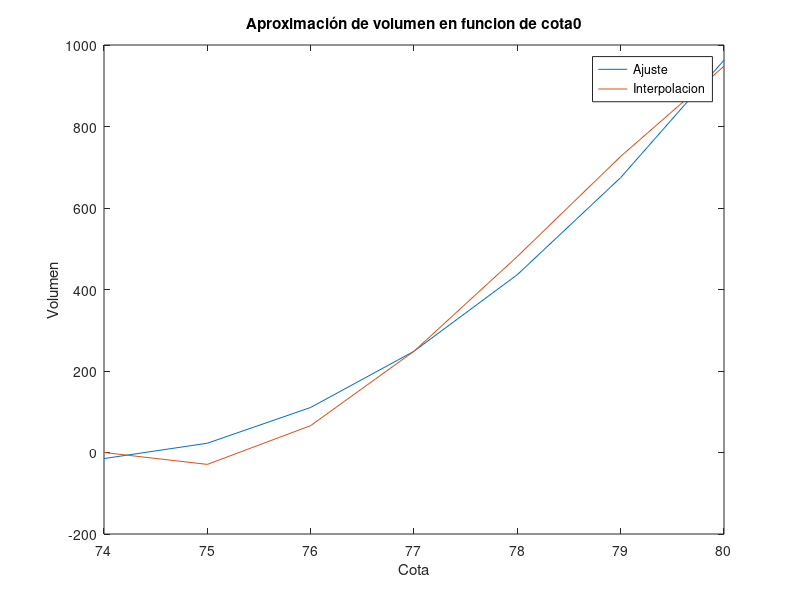

MATLAB code for this plot:
clear all;

volumen_cota = load("volumen_y_cota.dat");

# (f_0, f_0) (f_0, f_1) (f_0, f_2) | (f_0, Y)
# (f_1, f_0) (f_1, f_1) (f_1, f_2) | (f_1, Y)
# (f_2, f_0) (f_2, f_1) (f_2, f_2) | (f_2, Y)
# f = a*x^2 + b*x + 1*c

f_2 = [1; 1; 1; 1];

f_1 = zeros(4, 1);
for i = 1:4
  f_1(i, 1) = volumen_cota(i, 2);
endfor

f_0 = zeros(4, 1);
for i = 1:4
  f_0(i, 1) = (volumen_cota(i, 2))^2;
endfor

function resultado = producto_interno(vect1, vect2)
  resultado = transpose(vect2) * vect1;
endfunction

aux = [f_0, f_1, f_2];

ec_normales = zeros(3, 4);

b = [
producto_interno(f_0, volumen_cota(:, 1));
producto_interno(f_1, volumen_cota(:, 1));
producto_interno(f_2, volumen_cota(:, 1));
];

for i = 1:3
  f_actual = aux(:, i);

  for j = 1:3
    ec_normales(i, j) = producto_interno(f_actual, aux(:, j));
  endfor
endfor

ec_normales(:, 4) = b;

A = ec_normales(:, 1:3);

solucion = linsolve(A, b);

cota0 = 77 + 1/10;

## Funcion de ajuste y valores de x para el ajuste
x = 74:1:80;
a = solucion(1, 1);
b = solucion(2, 1);
c = solucion(3, 1);

# Funcion de ajuste
y = a*(x.^2) + b*x + c;
v0 = a * ((cota0).^2) + b * cota0 + c;

## Interpolacion
x0 = 74;
x1 = 76;
x2 = 78;

a0 = 0;
a1 = 33;
a2 = 349/8;
a3 = -99/16;

# funcion interpolante
v0_i = a0 + a1 .* (cota0 - x0) + a2 .* (cota0 - x0) .* (cota0 - x1) + a3 .* (cota0 - x0) .* (cota0 - x1) .* (cota0 - x2);
y2 = a0 + a1 .* (x - x0) + a2 .* (x - x0) .* (x - x1) + a3 .* (x - x0) .* (x - x1) .* (x - x2);

# graficos
plot(x, y);
hold on;
plot(x, y2);
legend("Ajuste", "Interpolacion");
title("Aproximación de volumen en funcion de cota0");
xlabel ("Cota");
ylabel ("Volumen");
hold off;

print -djpeg ajuste_interpolacion.jpg;
